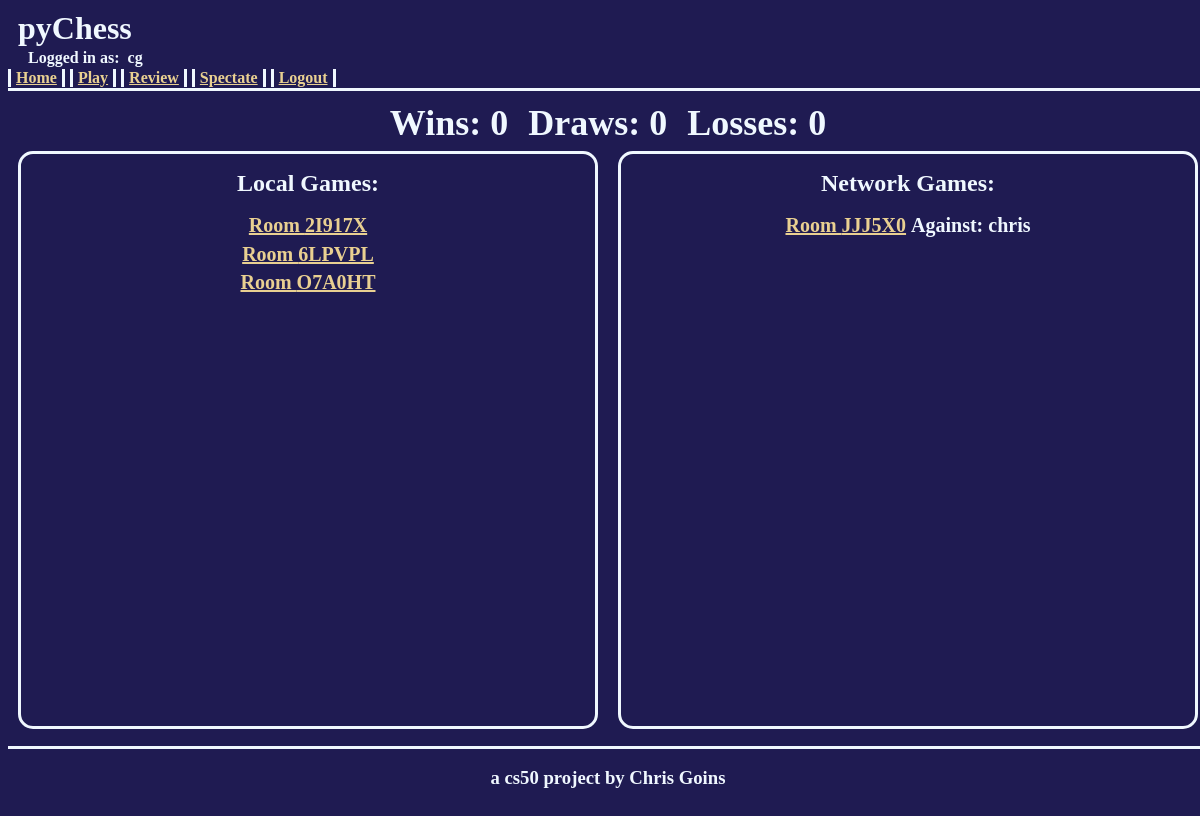
/ (signed in), run on an earlier commit of the app's database.
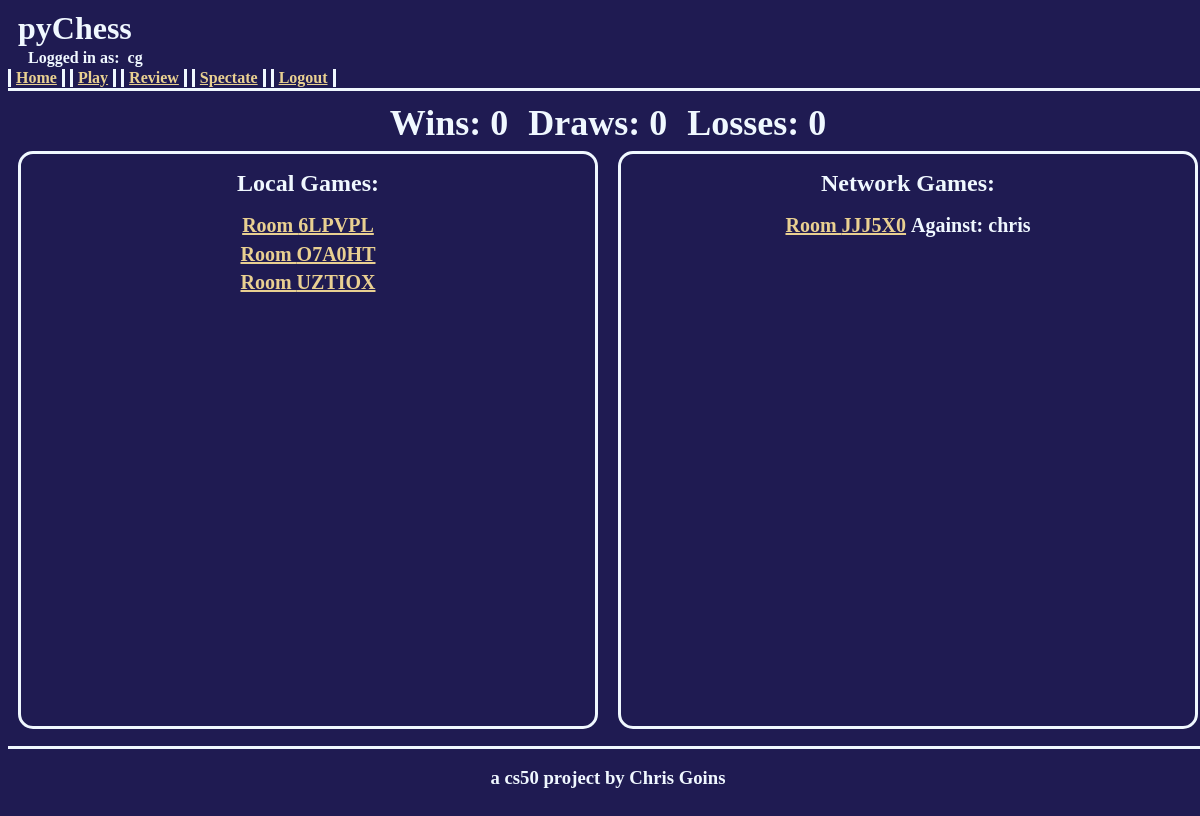
And on a later commit of the database.
### pychess/models.py (models this page shows, shortened)
class Game(models.Model):
    roomCode = models.CharField(max_length=6, unique=True, null=True, blank=True)
    player1 = models.ForeignKey(User, on_delete=models.CASCADE, related_name="player1")
    player2 = models.ForeignKey(User, on_delete=models.CASCADE, related_name="player2", null=True, blank=True)
    isActive = models.BooleanField()
    winner = models.ForeignKey(User, on_delete=models.CASCADE, related_name="winner", null=True, blank=True)

class User(AbstractUser):
    pass

### pychess/views.py (the view, shortened to what this page needs)
# urls.py: path("", views.index, name="index"),
def index(request):
    if request.user.is_authenticated:
        localGames = Game.objects.filter(player1 = request.user, player2 = request.user, isActive=True)
        activeNetworkGames = []
        netGameQuery = Game.objects.filter(player1 = request.user, isActive=True).exclude(player2 = request.user)
        for game in netGameQuery:
            activeNetworkGames.append(game)
        netGameQuery = Game.objects.filter(player2 = request.user,isActive=True).exclude(player1 = request.user)
        for game in netGameQuery:
            activeNetworkGames.append(game)
        completedGames = {}
        completedGames['wins'] = 0
        completedGames['draws'] = 0
        completedGames['losses'] = 0
        netGameQuery = Game.objects.filter(player1 = request.user, isActive=False).exclude(player2=request.user)
        netGameQuery = Game.objects.filter(player2 = request.user, isActive=False).exclude(player1=request.user)
        return render(request, 'pychess/index.html', {'localGames':localGames, 'networkGames':activeNetworkGames, 'completedGames':completedGames})
    else:
        return redirect(loginView)

### pychess/templates/pychess/index.html (shortened to what this page needs)
{% extends "pychess/layout.html" %}
{% block body %}
    <div class="playerStats">
        <div class="stat">Wins: {{ completedGames.wins }}</div>
        <div class="stat">Draws: {{ completedGames.draws }}</div>
        <div class="stat">Losses: {{ completedGames.losses }}</div>
    </div>
    <div class="tableContainer">
        <div class="infoTable">
            <div class="infoHeader">Local Games:</div>
            {% for game in localGames %}
                <div class="infoItem">
                    <a href="{% url 'localGame' %}?room={{game.roomCode}}">Room {{ game.roomCode }}</a>
                </div>
            {% empty %}
                <div class="infoItem">No local games to show.</div>
                <div class="infoItem"><a href="{% url 'play' %}">Try starting a new one here!</a></div>
            {% endfor %}
        </div>
        <div class="infoTable">
            <div class="infoHeader">Network Games:</div>
            {% for game in networkGames %}
                <div class="infoItem">
                    <a href="{% url 'networkGame' %}?room={{game.roomCode}}">Room {{ game.roomCode }}</a>
                    {% if game.player2 %}
                        {% if request.user == game.player1 %}
                            <span>Against: {{ game.player2 }}</span>
                        {% else %}
                            <span>Against: {{ game.player1 }}</span>
                        {% endif %}
                    {% else %}
                        <span>Waiting on player</span>
                    {% endif %}
                </div>
            {% empty %}
                <div class="infoItem">No network games to show.</div>
                <div class="infoItem"><a href="{% url 'play' %}">Try starting a new one here!</a></div>
            {% endfor %}
        </div>
    </div>
{% endblock %}

What changed in the data, as far as the page shows it:
no longer on this page (row edited): Game: roomCode "2I917X"
added Game: roomCode "UZTIOX"
